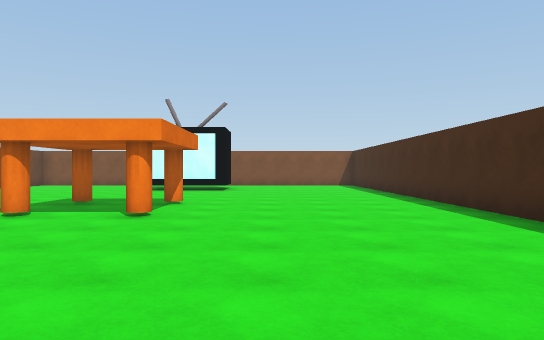
[1] (above)

24 first-person views from a walk through a 3-D level made in the Unity game engine. The camera is 1.3 m above the floor, looks level and sees 70° across. The floor is counted in squares, 2 m on a side. Each view is taken from the middle of a square. On the plan, view 1 faces up. The plan holds only what a view shows up to about 11 squares ahead; the rest is blank. The place goes on beyond the plan. Surface patterns are stand-ins for the level's own textures.

[2]
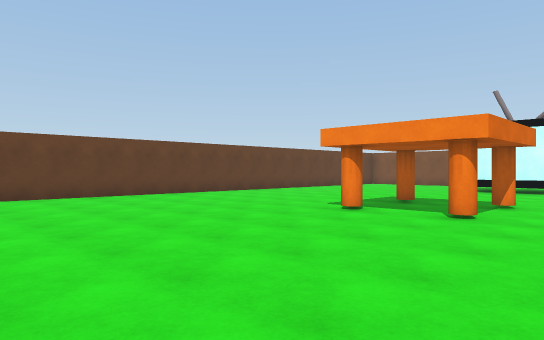

[3]
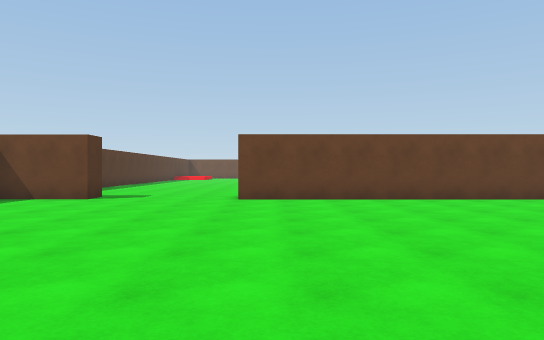

[4]
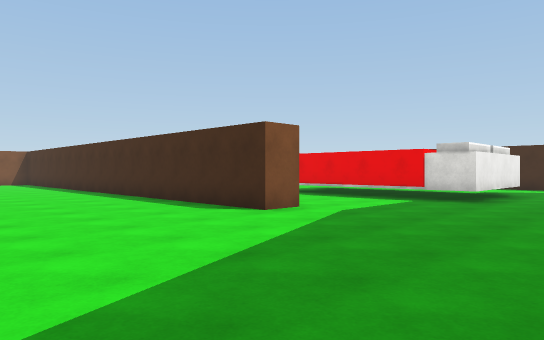

[5]
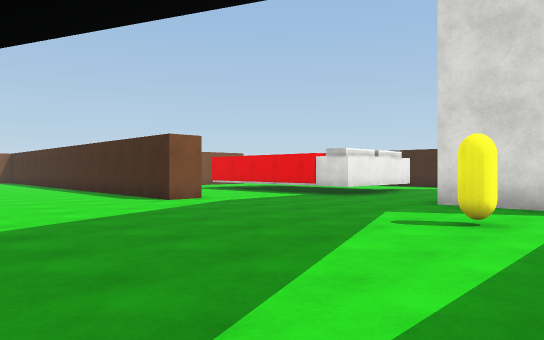

[6]
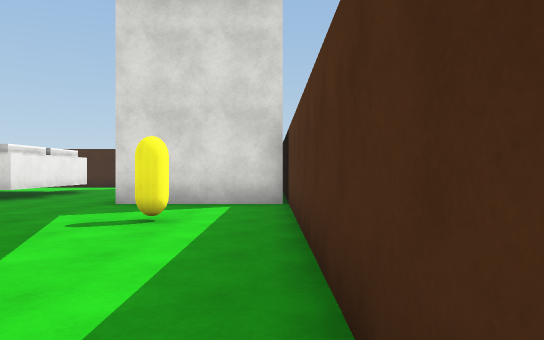

[7]
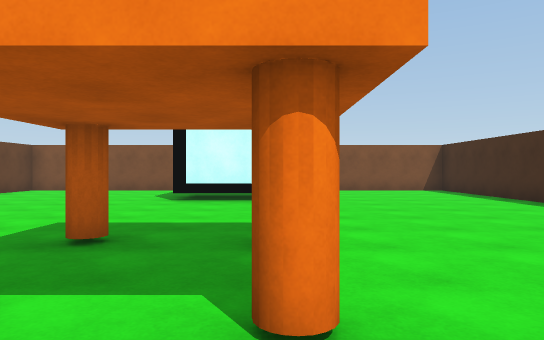

[8]
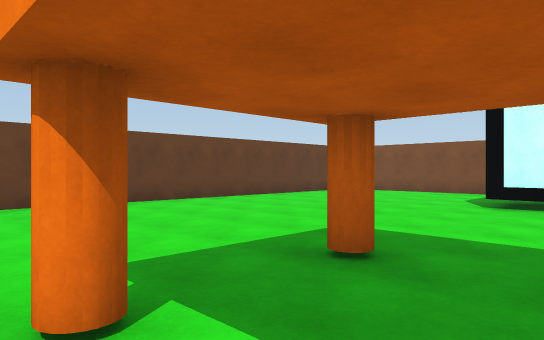

[9]
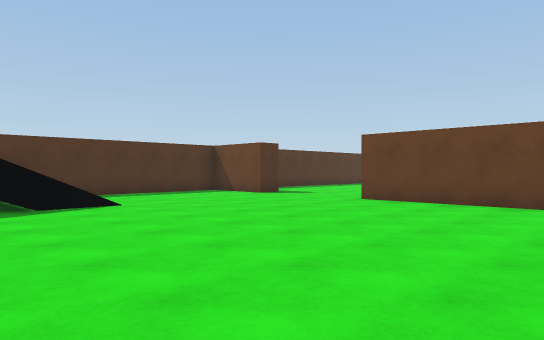

[10]
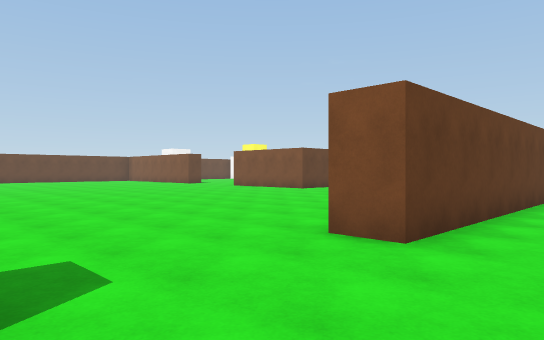

[11]
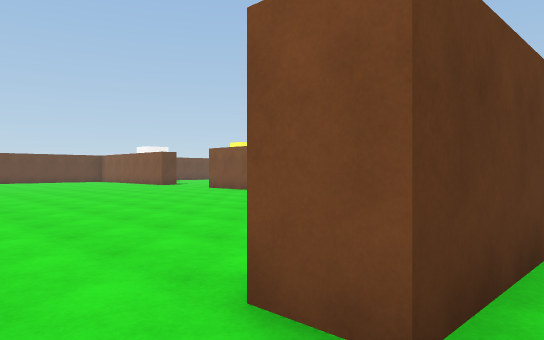

[12]
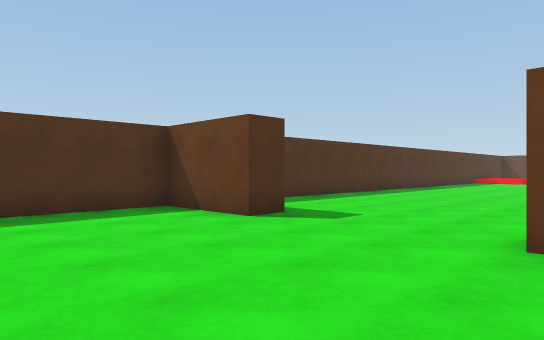

[13]
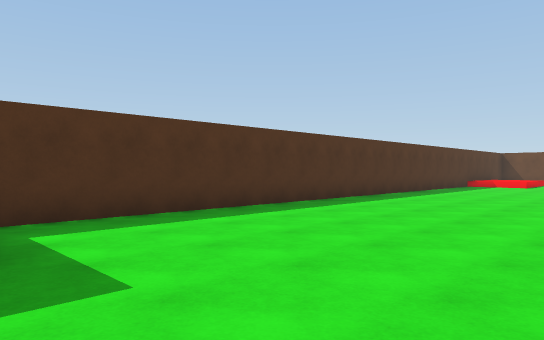

[14]
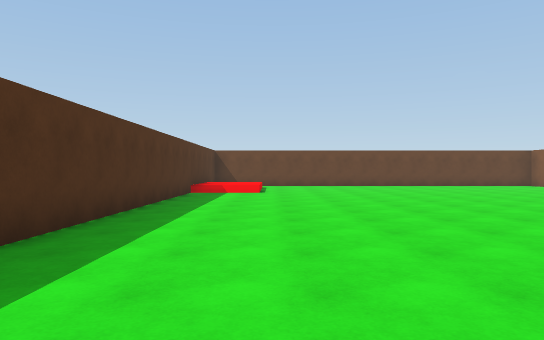

[15]
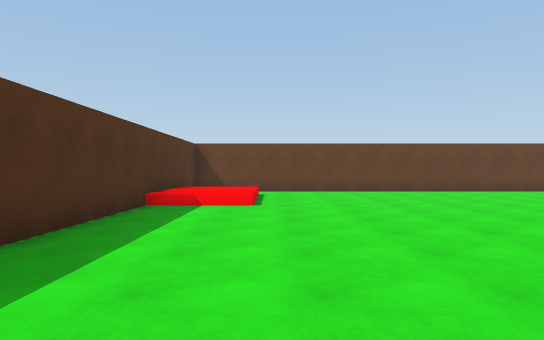

[16]
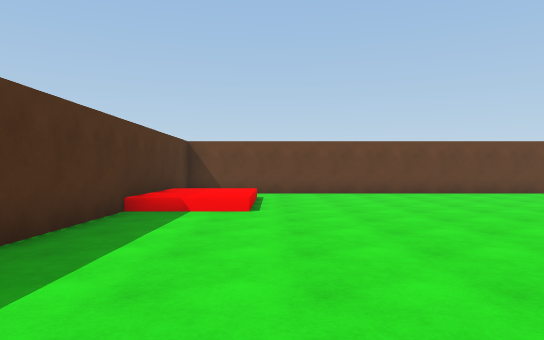

[17]
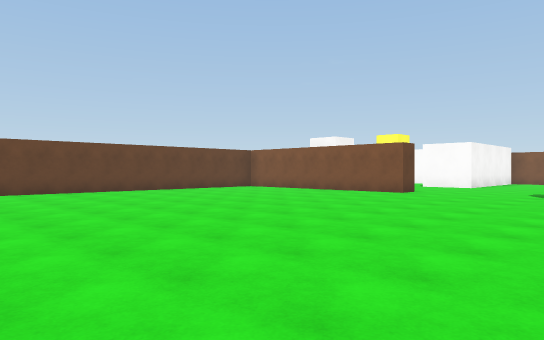

[18]
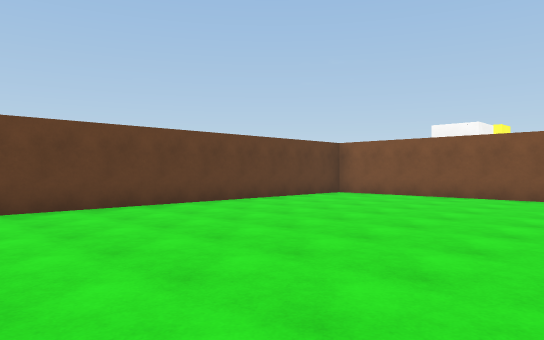

[19]
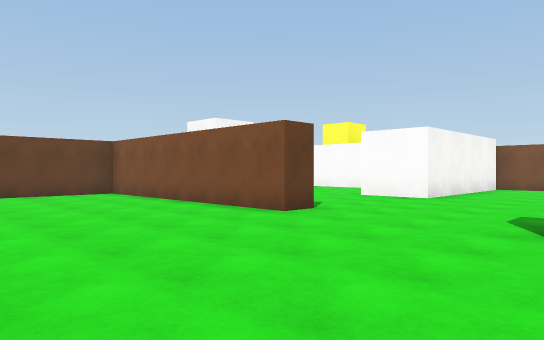

[20]
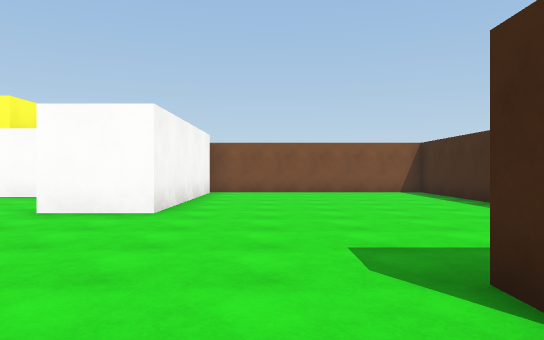

[21]
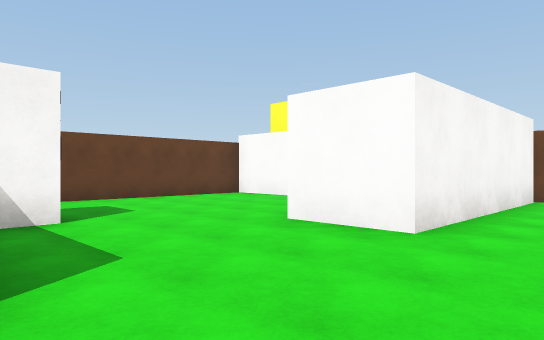

[22]
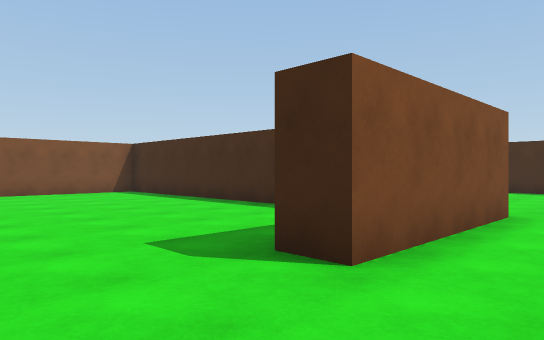

[23]
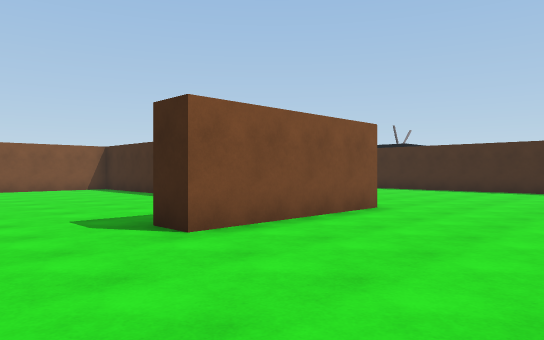

[24]
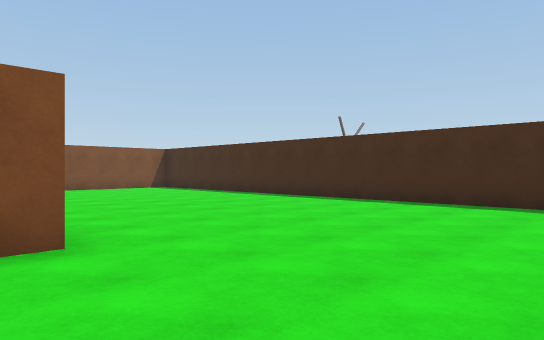

### Floor plan
Points are (right, up) in squares from view 1. A wall is a line through its corners. A room is listed if a view was taken in it or the views show most of it. See-through windows are left out.
Room 1 (views 1, 2, 3, 4, 5, 6, 7, 8, 9, 10, 12)
walls: (4.2, 1.5) (3.4, 1.5) (3.4, 15); (-2.1, 12.1) (-4.1, 12.1); (-9.6, 6.9) (-9.6, -0.7); (-0.6, -6.3) (6.4, -6.3) (6.4, -3); (10.8, -0.4) (7.3, -0.4) (7.3, 4.2); (-5.2, 16.3) (-6.2, 16.3); (-9.6, 13) (-9.6, 8.4); (-9.6, -6.3) (-3.8, -6.3)
ways out: opening at (-8.3, -3.5) to room 2
objects: brown cylinder (-4, 6); brown cylinder (-4, 8); brown cylinder (-2, 6); brown cylinder (-2, 8); yellow capsule (4, -4)
Room 2 (views 11, 13, 14, 15, 16, 17, 18, 19, 20, 21, 22, 23, 24)
walls: (-16.9, 6.5) (-20.8, 6.5) (-20.8, 7.2); (-24.2, 7.2) (-24.2, 6.5) (-30.7, 6.5) (-30.7, -6.3) (-10.9, -6.3); (-17.7, 10.2) (-17.7, 16); (-10.4, 4.2) (-10.4, 11); (-9.6, -0.7) (-10.5, -0.7); (-18.8, 16.3) (-21, 16.3); (-10.4, -4.1) (-9.6, -4.1) (-9.6, -6.3); (-23.8, 16.1) (-23.8, 10.8) (-25.6, 10.8); (-27.6, 14.3) (-30.2, 14.3); (-30.7, 14) (-30.7, 9.5)
ways out: opening at (-8.3, -3.5) to room 1
objects: other object (-28, 8)

Where each view was taken, in squares from view 1:
view 1: 0 up, 0 right, facing up
view 2: 0 up, 0 right, facing up-left
view 3: 0 up, 1 left, facing left
view 4: 3 down, 1 left, facing up-right
view 5: 6 down, 1 left, facing up-right
view 6: 6 down, 1 left, facing right
view 7: 4 up, 2 left, facing up
view 8: 5 up, 2 left, facing up-left
view 9: 4 up, 2 left, facing down-left
view 10: 4 down, 8 left, facing up-left
view 11: 2 down, 9 left, facing up-left
view 12: 0 up, 6 left, facing down-left
view 13: 1 down, 10 left, facing down-left
view 14: 4 down, 15 left, facing left
view 15: 4 down, 19 left, facing left
view 16: 4 down, 20 left, facing left
view 17: 4 down, 19 left, facing up-left
view 18: 3 down, 24 left, facing up-left
view 19: 2 up, 20 left, facing up-left
view 20: 5 up, 22 left, facing up
view 21: 7 up, 22 left, facing up-left
view 22: 5 up, 23 left, facing up-right
view 23: 3 up, 23 left, facing up-right
view 24: 3 up, 18 left, facing up-right
